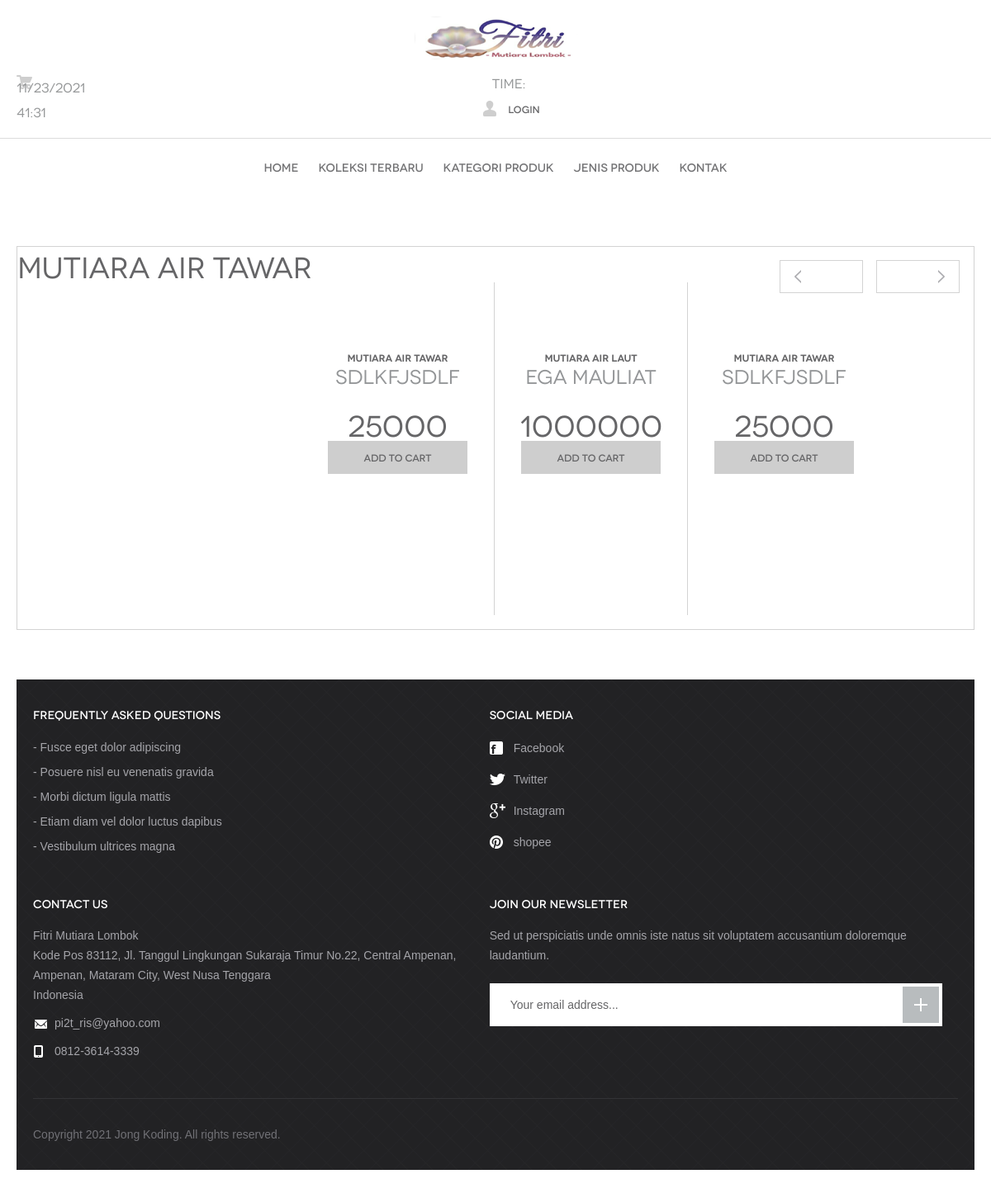
/kalung.php, run on the app's committed database.
### tables this page shows
CREATE TABLE `produk` (
  `id_produk` int(10) NOT NULL,
  `id_categori` varchar(10) NOT NULL,
  `id_jenisproduk` varchar(25) NOT NULL,
  `harga` int(10) NOT NULL,
  `deskripsi` varchar(50) NOT NULL,
  `poto` varchar(100) DEFAULT NULL
);

CREATE TABLE `categori` (
  `id_categori` varchar(10) NOT NULL,
  `nm_categori` varchar(20) NOT NULL
);

### kalung.php (the view, shortened to what this page needs)
<?php
require "config.php";
$sql = "SELECT produk.*,categori.nm_categori, jenis_produk.nm_jenisproduk from produk, categori,jenis_produk WHERE produk.id_categori=categori.id_categori
        and
        produk.id_jenisproduk=jenis_produk.id_jenisproduk
        and jenis_produk.nm_jenisproduk
        like '%kalung%'
		";
$query = mysqli_query($conn, $sql);
?>
<!DOCTYPE html>
 <html lang="en">
<head>
	<link rel="stylesheet" media="all" href="css/style.css">
</head>
<body>
	<header id="header">
		<div class="container">
			<a href="index.html" id="logo" title="Mutiara Lombok">Mutiara Lombok</a>
			<div class="right-links">
				<ul>
					<p>Time: <span id="tanggalwaktu"></span></p>
				</ul>
				<ul>
					<li><a href="login.php"><span class="ico-account"></span>Login</a></li>
				</ul>
			</div>
		</div>
	</header>
	<nav id="menu">
		<div class="container">
			<ul>
				<li><a href="index.php">Home</a></li>
				<li><a href="products.html">Koleksi Terbaru</a></li>
				<li><a href="products.html">Kategori Produk</a></li>
				<li><a href="products.html">Jenis Produk</a></li>
				<li><a href="contact.html">Kontak</a></li>
			</ul>
		</div>
	</nav>
	<div id="body">
		<div class="container">
			<div class="last-products">
				<h1>Mutiara Air Tawar</h>
				<section class="products">
				<?php
while($isi = mysqli_fetch_object($query)){
        ?>
        <article>
			<h3><?=$isi->nm_categori;?></h3>
			<h4><?=$isi->deskripsi?></h4>
			<h5><?=$isi->harga?></h5>
			<a href="cart.html" class="btn-add">Add to cart</a>
			</article>
        <?php } ?>
	</div>
	<footer id="footer">
		<div class="container">
			<div class="cols">
				<div class="col">
					<h3>Frequently Asked Questions</h3>
					<ul>
						<li><a href="#">Fusce eget dolor adipiscing </a></li>
						<li><a href="#">Posuere nisl eu venenatis gravida</a></li>
						<li><a href="#">Morbi dictum ligula mattis</a></li>
						<li><a href="#">Etiam diam vel dolor luctus dapibus</a></li>
						<li><a href="#">Vestibulum ultrices magna </a></li>
					</ul>
				</div>
				<div class="col media">
					<h3>Social media</h3>
					<ul class="social">
						<li><a href="https://web.facebook.com/FitrimutiaraLombokk/?_rdc=1&_rdr"><span class="ico ico-fb"></span>Facebook</a></li>
						<li><a href="#"><span class="ico ico-tw"></span>Twitter</a></li>
						<li><a href="#"><span class="ico ico-gp"></span>Instagram</a></li>
						<li><a href="#"><span class="ico ico-pi"></span>shopee</a></li>
					</ul>
				</div>
				<div class="col contact">
					<h3>Contact us</h3>
					<p>Fitri Mutiara Lombok<br>Kode Pos 83112, Jl. Tanggul Lingkungan Sukaraja Timur No.22, Central Ampenan, Ampenan, Mataram City, West Nusa Tenggara<br>Indonesia</p>
					<p><span class="ico ico-em"></span><a href="#">pi2t_ris@yahoo.com</a></p>
					<p><span class="ico ico-ph"></span>0812-3614-3339</p>
				</div>
				<div class="col newsletter">
					<h3>Join our newsletter</h3>
					<p>Sed ut perspiciatis unde omnis iste natus sit voluptatem accusantium doloremque laudantium.</p>
					<form action="#">
						<input type="text" placeholder="Your email address...">
						<button type="submit"></button>
					</form>
				</div>
			</div>
			<p class="copy">Copyright 2021 Jong Koding. All rights reserved.</p>
		</div>
	</footer>
</body>
</html>

### data on the page
produk: id_categori.nm_categori "Mutiara Air Tawar", deskripsi "sdlkfjsdlf", harga "25000"
produk: id_categori.nm_categori "Mutiara Air Laut", deskripsi "ega mauliat", harga "1000000"
